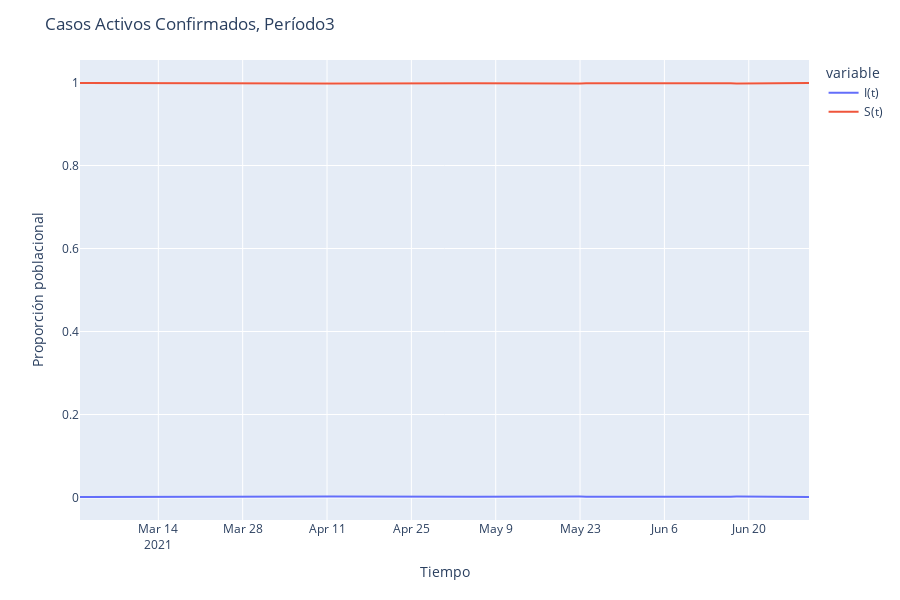

Notebook code cell kept with this figure:
### Code cell
fig = px.line(periodo, x=periodo.index, y=['Casos activos confirmados', 'S(t)'])
newnames = {'Casos activos confirmados': "I(t)", 'S(t)': "S(t)"}
fig.for_each_trace(lambda t: t.update(name = newnames[t.name],
                                      legendgroup = newnames[t.name],
                                      hovertemplate = t.hovertemplate.replace(t.name, newnames[t.name])))

fig.update_layout(title='Casos Activos Confirmados, Período'+periodo_t,xaxis_title='Tiempo',yaxis_title='Proporción poblacional')

fig.show()
